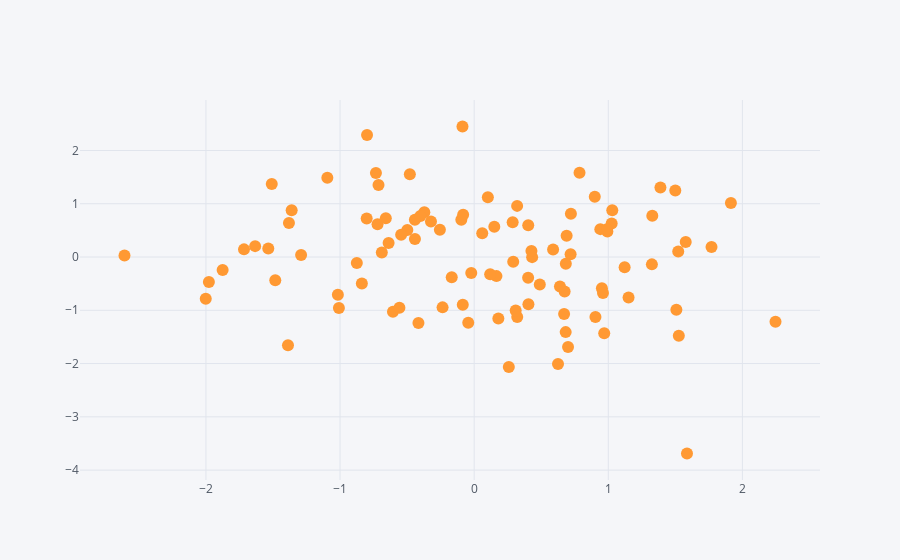

Source (notebook cell):
### Code cell
#SCATTER iplot
df4.iplot(kind='scatter',x='A',y='B',mode='markers')
